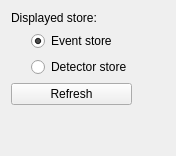
<ui version="4.0" >
 <class>VP1BanksSystemControllerForm</class>
 <widget class="QWidget" name="VP1BanksSystemControllerForm" >
  <property name="geometry" >
   <rect>
    <x>0</x>
    <y>0</y>
    <width>176</width>
    <height>156</height>
   </rect>
  </property>
  <property name="windowTitle" >
   <string>Form</string>
  </property>
  <layout class="QGridLayout" >
   <item row="0" column="0" >
    <layout class="QGridLayout" >
     <item row="0" column="0" >
      <widget class="QLabel" name="label" >
       <property name="text" >
        <string>Displayed store:</string>
       </property>
      </widget>
     </item>
     <item row="1" column="0" >
      <layout class="QHBoxLayout" >
       <item>
        <spacer>
         <property name="orientation" >
          <enum>Qt::Horizontal</enum>
         </property>
         <property name="sizeType" >
          <enum>QSizePolicy::Fixed</enum>
         </property>
         <property name="sizeHint" >
          <size>
           <width>20</width>
           <height>20</height>
          </size>
         </property>
        </spacer>
       </item>
       <item>
        <layout class="QVBoxLayout" >
         <item>
          <widget class="QRadioButton" name="radioButton_store_event" >
           <property name="text" >
            <string>Event store</string>
           </property>
           <property name="checked" >
            <bool>true</bool>
           </property>
          </widget>
         </item>
         <item>
          <widget class="QRadioButton" name="radioButton_store_detector" >
           <property name="text" >
            <string>Detector store</string>
           </property>
          </widget>
         </item>
        </layout>
       </item>
      </layout>
     </item>
     <item row="2" column="0" >
      <widget class="QPushButton" name="pushButton_refresh" >
       <property name="text" >
        <string>Refresh</string>
       </property>
      </widget>
     </item>
    </layout>
   </item>
   <item row="0" column="1" >
    <spacer>
     <property name="orientation" >
      <enum>Qt::Horizontal</enum>
     </property>
     <property name="sizeHint" >
      <size>
       <width>1</width>
       <height>20</height>
      </size>
     </property>
    </spacer>
   </item>
   <item row="1" column="0" >
    <spacer>
     <property name="orientation" >
      <enum>Qt::Vertical</enum>
     </property>
     <property name="sizeHint" >
      <size>
       <width>20</width>
       <height>1</height>
      </size>
     </property>
    </spacer>
   </item>
  </layout>
 </widget>
 <resources/>
 <connections/>
</ui>
